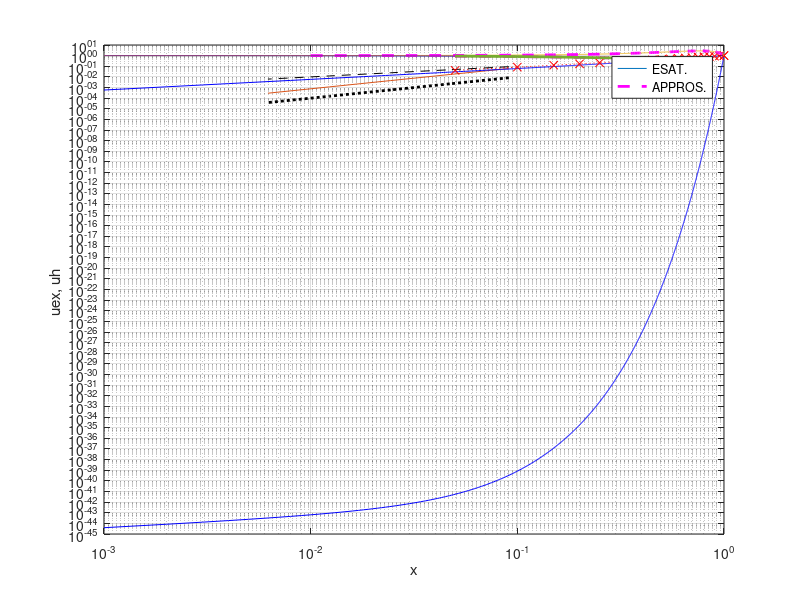
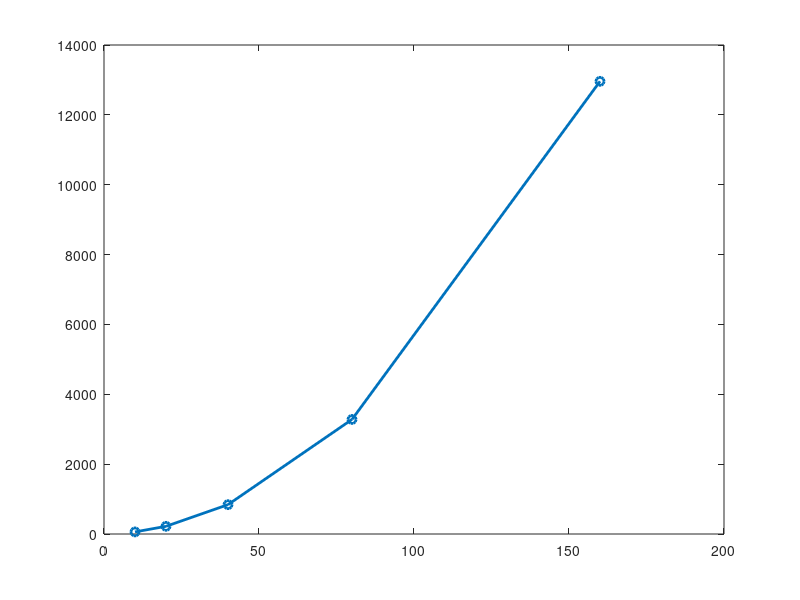
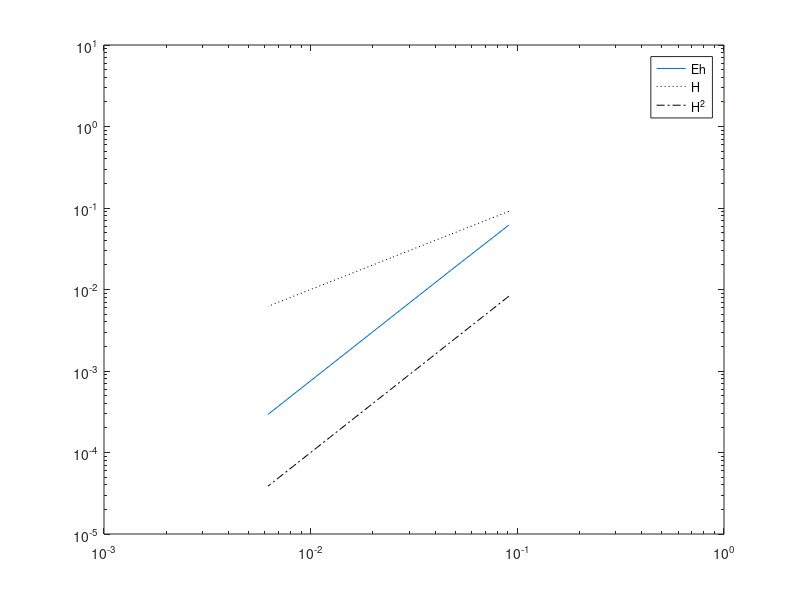
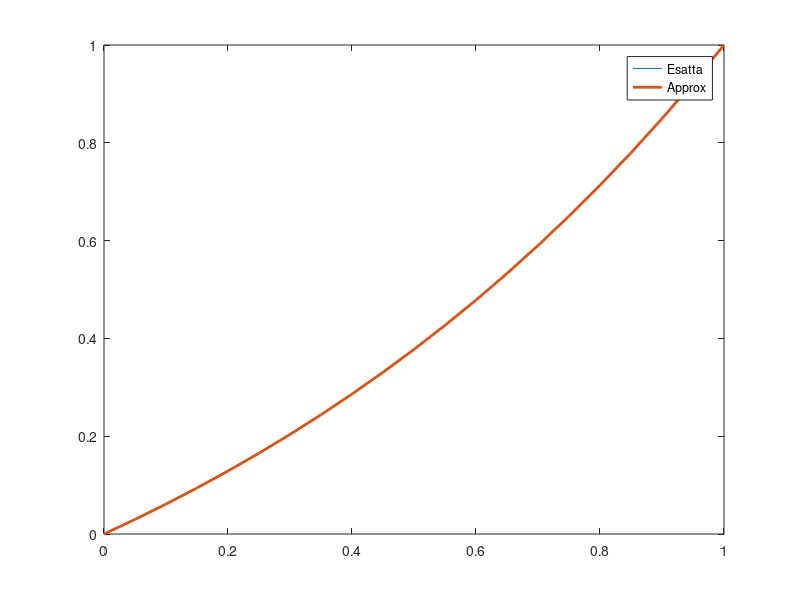

The MATLAB script that drew these images, in order: (Note: this script raises an error after producing the figures.)
%% serie08
f = @(x) exp(3.*x).*(-4+3.*x+9*x.^2);
u_ex = @(x) exp(3.*x).*(x-x.^2)+1-3.*x;
du = @(x) 3.*exp(3.*x).*(x-x.^2)-exp(3.*x).*(2.*x-1)-3;
ddu = @(x)3.*exp(3.*x).*(x-x.^2)-exp(3.*x).*(2.*x-1)-3;
a = 0;
bV = 1;
alpha = 1;
beta = -2;
mu = 1;
N = 19;
h = (bV-a)/(N+1);
x_nodes = a:h:bV;
A = sparse(1 : N, 1 : N, 2, N,N) + ...
    sparse(2 : N, 1 : N-1,-1 ,N,N) + ...
    sparse(1:N-1,2:N,-1,N,N);
A = mu/h^2*A;

bv = f(x_nodes(2:end-1))';
bv(1) = bv(1) + mu/h.^2* alpha;
bv(end) = bv(end) + mu/h.^2 * beta;
u_h = A \ bv;
u_h = [alpha; u_h; beta];
x_dis = a:0.001:bV;
plot(x_dis,u_ex(x_dis),x_nodes,u_h,'m--','LineWidth',2);
hold on;
grid on;
N = [10 20 40 80 160];
err = [];
K = [];
for i = N
    h = (bV-a)/(i+1);
    x_nodes = a:h:bV;
    A = sparse(1 : i, 1 : i, 2, i,i) + ...
        sparse(2 : i, 1 : i-1,-1 ,i,i) + ...
        sparse(1:i-1,2:i,-1,i,i);
    A = mu/h^2*A;
    
    bv = f(x_nodes(2:end-1))';
    bv(1) = bv(1) + mu/h.^2* alpha;
    bv(end) = bv(end) + mu/h.^2 * beta;
    u_h = A \ bv;
    u_h = [alpha; u_h; beta];
    err = [err; max(abs(u_ex(x_nodes)'-u_h))];
    K = [K condest(A)];
end
h = (bV-a)./(N+1);
close all
figure(1)
loglog(h,err,h,h,'--k',h,h.^2,':k','linewidth',2);
legend('Eh','N','N^2');
figure(2)
plot(N,K,'-o','LineWidth',2)

%%
clear
clc
close all
a=0; bV=1;
alpha=0; beta=1;
mu = 1e-2; eta = 1;
f = @( x ) 0 * x;
uex = @( x ) ( exp( eta / mu * x ) - 1 ) / ( exp( eta / mu ) - 1 );
       N = 20 - 1;
       h = ( bV - a ) / ( N + 1 );
       h = 0.02;
       xnodes = linspace( a, bV, N + 2 );
       A = sparse( 1 : N, 1 : N, 2, N, N ) ...
       + sparse( 2 : N, 1 : N - 1, -1, N, N ) ...
       + sparse( 1 : N - 1, 2 : N, -1, N, N );
       A = mu / h^2 * A;
       A = A + eta / ( 2 * h ) * ( sparse( 2 : N, 1 : N - 1, -1, N, N ) ...
       + sparse( 1 : N - 1, 2 : N, 1, N, N ) );
       bv = ( f( xnodes( 2 : end - 1 ) ) )';
       bv( 1 ) = bv( 1 ) + alpha * ( mu / h^2 + eta / ( 2 * h ) );
       bv( end ) = bv( end ) + beta * ( mu / h^2 - eta / ( 2 * h ) );
uh = A \ bv;
uh = [ alpha; uh; beta ];
xplot = linspace( a, bV, 1001 );
figure( 1 );
plot( xplot, uex( xplot ), '-b', xnodes, uh, ':xr' ); 
grid on; xlabel( 'x' ); ylabel( 'uex, uh ')
legend( 'u {ex}', 'uh DF centrate', 'location', 'Best' );
%% 7
clear
clc
close all
eta = 1; mu = 1;
N = 20 - 1;
h = 0.02;
Pe_h = abs(eta)*h/(2*mu);
mu_h = mu*(1 + Pe_h);
a=0; bV=1;
alpha=0; beta=1;
f = @( x ) 0 * x;
uex = @( x ) ( exp( eta / mu * x ) - 1 ) / ( exp( eta / mu ) - 1 );

       xnodes = linspace( a, bV, N + 2 );
       A = sparse( 1 : N, 1 : N, 2, N, N ) ...
       + sparse( 2 : N, 1 : N - 1, -1, N, N ) ...
       + sparse( 1 : N - 1, 2 : N, -1, N, N );
       A = mu_h / h^2 * A;
       A = A + eta / ( 2 * h ) * ( sparse( 2 : N, 1 : N - 1, -1, N, N ) ...
       + sparse( 1 : N - 1, 2 : N, 1, N, N ) );
       bv = ( f( xnodes( 2 : end - 1 ) ) )';
       bv( 1 ) = bv( 1 ) + alpha * ( mu_h / h^2 + eta / ( 2 * h ) );
       bv( end ) = bv( end ) + beta * ( mu_h / h^2 - eta / ( 2 * h ) );
uh = A \ bv;
uh = [ alpha; uh; beta ];
xplot = linspace( a, bV, 1001 );
figure( 1 );
plot( xplot, uex( xplot ), '-b', xnodes, uh, ':xr' ); 
grid on; xlabel( 'x' ); ylabel( 'uex, uh ')
legend( 'u {ex}', 'uh DF centrate', 'location', 'Best' );
%%
a = 0; bV = 1;
alpha = 1; gamma = -exp(3);
mu = 1; sigma = @(x) 0*x; eta = 0;
f = @( x ) exp( 3 * x ) .* ( - 4 + 3 * x + 9 * x.^2 );
u_ex = @( x ) exp( 3 * x ) .* ( x - x.^2 ) + 1;
N = 100 - 1;
h = ( bV - a ) / ( N + 1 );
x_nodes = linspace( a, bV, N + 2 );
A = sparse( 1 : N, 1 : N, 2, N + 1, N + 1 ) ...
+ sparse( 2 : N, 1 : N - 1, -1, N + 1, N + 1 ) ...
+ sparse( 1 : N, 2 : N + 1, -1, N + 1, N + 1 );
A = mu / h^2 * A;
A = A + eta / ( 2 * h ) * ( sparse( 2 : N, 1 : N - 1, -1, N + 1, N + 1 ) ...
+ sparse( 1 : N, 2 : N + 1, 1, N + 1, N + 1 ) );
A = A + sparse( 1 : N, 1 : N, sigma( x_nodes( 2 : end - 1 ) ), N + 1, N + 1 );
%A( end, N - 1 : N + 1 ) = mu / h * [ -1 1 ];
A( end, N - 1 : N + 1 ) = mu / (2*h) * [1 -4  3 ];
bv = f(x_nodes(2 : end))';
bv(1) = bv(1) + alpha*(mu/h^2 + eta/(2*h));
bv(end) = gamma;

u_h = A\bv;
u_h = [alpha; u_h];
x_dis = a:0.001:bV;
plot(x_dis,u_ex(x_dis),x_nodes,u_h,'--m','LineWidth',2)
%%
N = 20 - 1;
a = 0; b = 1; alpha = 1; beta = -2;
h = (b-a)/(N+1);
f = @(x) exp(3.*x).*(-4 +3.*x + 9.*x.^2);
mu = 1;
x_nodes = linspace(a,b,N+2);
A = sparse(1 : N, 1 : N, 2, N, N) + ...
    sparse(2 : N, 1 : N -1, -1, N, N) + ...
    sparse(1 : N -1, 2 : N, -1, N, N);
u_ex = @(x) exp(3.*x).*(x-x.^2)+1-3.*x;
A = A*(mu/h^2);
bV = (f(x_nodes(2:end-1))');
bV(1) = bV(1)+mu*alpha/h^2;
bV(end) = bV(end)+mu*beta/h^2;
uh = A \bV;
uh = [alpha; uh; beta];
x_dis = linspace(a,b,1000);
plot(x_dis,u_ex(x_dis),x_nodes,uh,'LineWidth',2);
legend('ESAT.','APPROS.')

NV = [10 20 40 80 160];
eh = [];
hv = [];
K = [];
for N = NV
    h = (b-a)/(N+1);
    hv = [hv h];
    x_nodes = linspace(a,b,N+2);
    A = sparse(1 : N, 1 : N, 2, N, N) + ...
        sparse(2 : N, 1 : N -1, -1, N, N) + ...
        sparse(1 : N -1, 2 : N, -1, N, N);
    u_ex = @(x) exp(3.*x).*(x-x.^2)+1-3.*x;
    A = A*(mu/h^2);
    bV = (f(x_nodes(2:end-1))');
    bV(1) = bV(1)+mu*alpha/h^2;
    bV(end) = bV(end)+mu*beta/h^2;
    uh = A \bV;
    uh = [alpha; uh; beta];
    eh = [eh max(abs(u_ex(x_nodes)-uh'))];
    K = [K condest(A)];
end
figure()
loglog(hv,eh,hv,hv,':k',hv,hv.^2,'-.k',LineWidth=2)
legend('Eh','H','H^2')
figure()
loglog(hv,K,hv,1./hv.^2,':',LineWidth=2)


N = 159;
h = (b-a)/(N+1);
x_nodes = linspace(a,b,N+2);
A = sparse(1 : N, 1 : N, 2, N, N) + ...
    sparse(2 : N, 1 : N -1, -1, N, N) + ...
    sparse(1 : N -1, 2 : N, -1, N, N);
u_ex = @(x) exp(3.*x).*(x-x.^2)+1-3.*x;
A = A*(mu/h^2);
bV = (f(x_nodes(2:end-1))');
bV(1) = bV(1)+mu*alpha/h^2;
bV(end) = bV(end)+mu*beta/h^2;
uh = A \bV;
err = max(abs(u_ex(x_nodes(2:end-1)')-uh))
condest(A);
res_norm = norm(bV-A*uh)/norm(bV);
err_rel = condest(A)*norm(uh)*res_norm
%% 1.2
clear
clc
mu = 1;
a = 0; b = 1; alpha = 1; beta = exp(3);
sigma = @(x) 1 + sin(2*pi.*x);
f = @(x) exp(3.*x).*(sin(2.*pi.*x)-8);
u_ex = @(x) exp(3.*x);
N = 20-1;
h = (b-a)/(N+1);
x_nodes = linspace(a,b,N+2);
A = sparse(1:N,1:N,2,N,N) + ...
    sparse(2:N,1:N-1,-1,N,N) + ...
    sparse(1:N-1,2:N,-1,N,N);
A = A*(mu/h^2);
A = A + sparse(diag(sigma(x_nodes(2:end-1))));
bv = (f(x_nodes(2:end-1))');
bv(1) = bv(1) + mu*alpha/h^2;
bv(end) = bv(end) + mu*beta/h^2;
uh = A\bv;
uh = [alpha;uh;beta];
x_dis = a:0.001:b;
plot(x_nodes,uh,x_dis,u_ex(x_dis),'LineWidth',2)

hv = [0.04 0.02 0.01 0.005 0.0025];
eh = [];
Nv = round((b-a)./(hv))-1;
for N = Nv
    h = (b-a)/(N+1);
    x_nodes = linspace(a,b,N+2);
    A = sparse(1:N,1:N,2,N,N) + ...
        sparse(2:N,1:N-1,-1,N,N) + ...
        sparse(1:N-1,2:N,-1,N,N);
    A = A*(mu/h^2);
    A = A + sparse(1 : N, 1 : N,sigma(x_nodes(2:end-1)),N,N);
    bv = (f(x_nodes(2:end-1))');
    bv(1) = bv(1) + mu*alpha/h^2;
    bv(end) = bv(end) + mu*beta/h^2;
    uh = A\bv;
    uh = [alpha;uh;beta];
    eh = [eh max(abs(u_ex(x_nodes)-uh'))];
end
loglog(hv,eh,hv,hv,':',hv,hv.^2,'-.','LineWidth',2)
legend('Eh','H','H^2');
%% 2.1
clear
clc

a = 0; b = 1; alpha = 0; beta = 1;
f = @(x) 0.*x;
mu = 1; eta = 1;
u_ex = @(x) (exp(eta./mu.*x)-1)./(exp(eta/mu)-1);
N = 20-1;
x_nodes = linspace(a,b,N+2);
h = (b-a)/(N+1);
A = sparse(1:N,1:N,2,N,N) + ...
    sparse(2:N,1:N-1,-1,N,N) + ...
    sparse(1:N-1,2:N,-1,N,N);
A = A*mu/h^2;
A = A + (eta/(2*h))*(sparse(2:N,1:N-1,-1,N,N) + ...
    sparse(1:N-1,2:N,1,N,N));
bv = (f(x_nodes(2:end-1)))';
bv(1) = bv(1) + alpha*(mu/h^2 + eta/(2*h));
bv(end) = bv(end) + beta*(mu/h^2 - eta/(2*h));
uh = A\bv;
uh = [alpha;uh;beta];
x_dis = a:0.001:b;
plot(x_dis,u_ex(x_dis),x_nodes,uh,'LineWidth',2);
legend('Esatta','Approx')
%% 3.1
mu = 1; eta = 0;
sigma = @(x) x.*0;
f = @(x) exp(3.*x).*(-4+3.*x+9.*x.^2);
a = 0; b = 1; alpha = 1; gamma = -exp(3);
u_ex = @( x ) exp( 3 * x ) .* ( x - x.^2 ) + 1;
N = 100-1;
h = (b-a)/(N+1);
x_nodes = linspace(a,b,N+2);
A = sparse(1:N,1:N,2,N+1,N+1) + ...
    sparse(2:N,1:N-1,-1,N+1,N+1) + ...
    sparse(1:N,2:N+1,-1,N+1,N+1);
A = mu/h^2 * A;
A = A + eta/(2*h)*(sparse(2:N,1:N-1,-1,N+1,N+1) + ...
    sparse(1:N,2:N+1,1,N+1,N+1));
A = A + sparse(1:N,1:N,sigma(x_nodes(2:end-1)),N+1,N+1);
%A(end,N:N+1) = mu/h * [-1 1];
A(end,N-1:N+1) = mu/(2*h) * [1 -4 3];
bv = f(x_nodes(2:end))';
bv(1) = bv(1) + alpha+ (mu/h^2+eta/(2*h));
bv(end) = gamma;
u_h = A\bv;
u_h = [alpha;u_h];
figure()
x_dis = a:0.001:b;
plot(x_dis,u_ex(x_dis),x_nodes,u_h,'LineWidth',2)
legend('Esatta','Approx')


%% 4
clear all
close all
clc
a = 0; b = 1; c = 0; d = 1;
uex = @(x,y) sin(pi.*x).*sin(2.*pi.*y);
h = 1e-1;
xvect = a:h:b;
yvect = c:h:d;
[Xplot,Yplot] = meshgrid(xvect,yvect);
surf(Xplot,Yplot,uex(Xplot,Yplot),'Lines','no')
xlabel('x')
ylabel('y')
zlabel('u_{ex}')
colorbar

mu = 1;
f = @(x,y) 5*pi^2*sin(pi*x).*sin(2*pi*y);
g = @(x,y) 0;
Omega = [a,b,c,d];
hx = 1e-1; hy = 1e-1;
[X,Y,U] = Poisson_Dirichlet_diff_finite_5punti(mu,f,g,Omega,hx,hy);
figure()
surf(X,Y,U)
xlabel('x')
ylabel('y')
zlabel('u_h');
%%
hvect = 0.1*2.^[0:-1:-4];
errvect = zeros(size(hvect));
for i = 1 : length(hvect)
    h = hvect(i);
    [X,Y,U] = Poisson_Dirichlet_diff_finite_5punti(mu,f,g,Omega,h,h);
    errvect(i) = max(max(abs(U-uex(X,Y))));
end
loglog(hvect,errvect,'o-','LineWidth',3)
hold on;
loglog(hvect,hvect,'k--','LineWidth',3)
loglog(hvect,hvect.^2,'k-.','LineWidth',3)
grid on
legend('errore','lineare','quadratico')
%% 
a = 0; b = 10; 
T = 5;
mu = 1;
f = @(x,t) (-sin(t) + 0.25*cos(t))*sin(0.5*x);
u_ex = @(x,t) sin(0.5*x)*cos(t);
u_s = @(t) 0*cos(t);
u_d = @(t) sin(0.5)*cos(t);
g_0 = @(x) sin(0.5*x);
theta = 1; h = 0.01; delta_t = 0.01;
[u,x,t] = Merda(mu, f, a, b, u_s, u_d, g_0, T, h, delta_t,theta);
figure;
for i = 2 :length(t)
    plot(x,u(:,i),'-',x,u_ex(x,t(i)),'LineWidth',3)
    pause(t(i)-t(i-1));
    axis([0 10 -1 1])
end
legend('APPROX','ESATT')
title(['Eulero Implicito, h = ',num2str(h),' \Delta_t = ',num2str(delta_t)]);
%%
a = 0; b = 1; alpha = 0; beta = 0; gamma = 0; b_b = 3;
eta = 0; sigma = @(x) 0.*x; f = @(x) 6 + 0.*x; N = 9; mu=1;
[x_nodes,uh] = Robin(a,b,alpha,gamma,b_b,mu,eta,sigma,f,N,1e-1) ;
plot(x_nodes,uh)
%%
sigma = @(x) 0.*x;
f = @(x) 4 + 0.*x;
[x_nodes,u] = Robin(0,1,0,2,3,1,0,sigma,f,9,1/10);
u(2)
